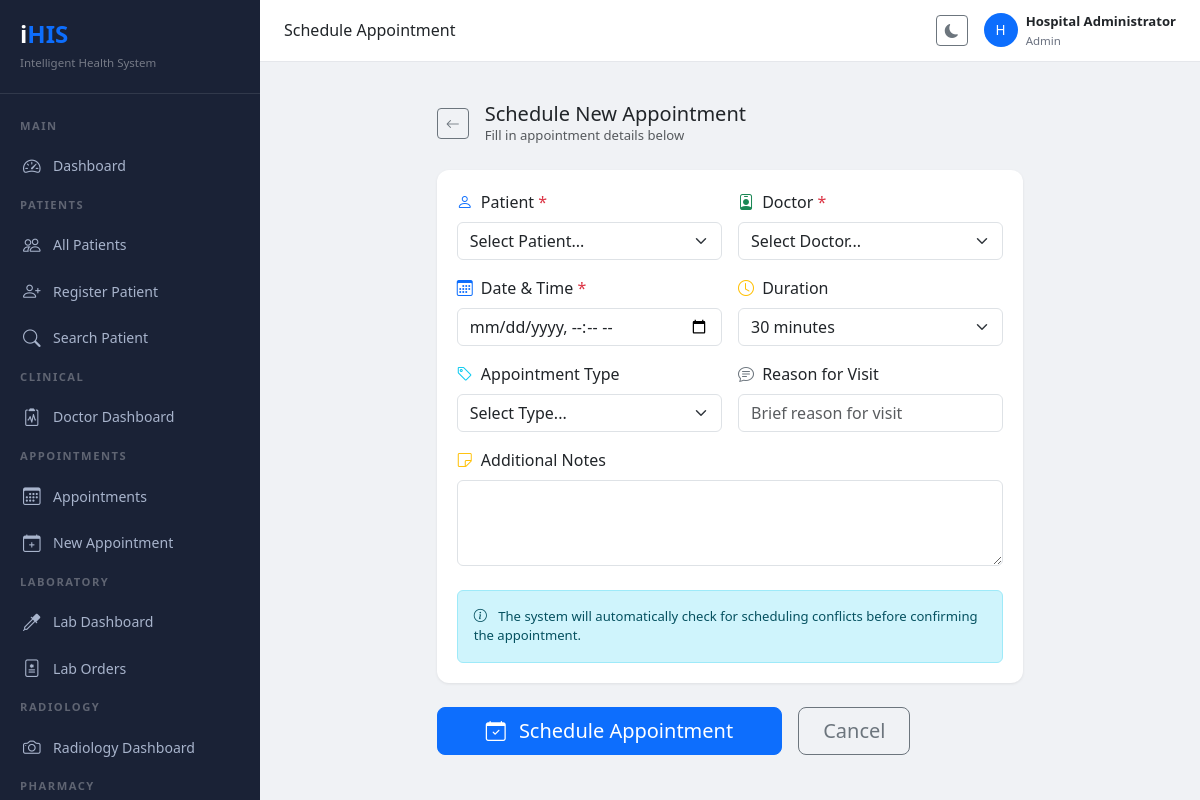
/reception/schedule-appointment (signed in), run on the app's committed database.
### models/user.py (models this page shows, shortened)
class User(UserMixin, db.Model):
    __tablename__ = 'users'
    id = db.Column(db.Integer, primary_key=True)
    username = db.Column(db.String(80), unique=True, nullable=False)
    email = db.Column(db.String(120), unique=True, nullable=False)
    password_hash = db.Column(db.String(255), nullable=False)
    role_id = db.Column(db.Integer, db.ForeignKey('roles.id'), nullable=False)
    full_name = db.Column(db.String(150))
    phone = db.Column(db.String(20))
    is_active = db.Column(db.Boolean, default=True)
    created_at = db.Column(db.DateTime, default=datetime.utcnow)
    updated_at = db.Column(db.DateTime, default=datetime.utcnow, onupdate=datetime.utcnow)
    deleted_at = db.Column(db.DateTime, nullable=True)
    last_login = db.Column(db.DateTime, nullable=True)

class Role(db.Model):
    __tablename__ = 'roles'
    id = db.Column(db.Integer, primary_key=True)
    name = db.Column(db.String(50), unique=True, nullable=False)
    description = db.Column(db.String(200))
    created_at = db.Column(db.DateTime, default=datetime.utcnow)
    users = db.relationship('User', backref='role', lazy=True)

### routes/reception.py (the view, shortened to what this page needs)
@reception.route('/schedule-appointment', methods=['GET', 'POST'])
@login_required
@reception_required
def schedule_appointment():
    patients = Patient.query.filter_by(deleted_at=None).all()
    doctors = User.query.all()
    return render_template('appointments/new.html',
                           patients=patients,
                           doctors=doctors)

### routes/reception.py (called while the page is built)
def reception_required(f):
    from functools import wraps
    @wraps(f)
    def decorated(*args, **kwargs):
        if current_user.role.name.lower() not in ['receptionist', 'admin', 'superadmin']:
            flash('Access denied.', 'danger')
            return redirect(url_for('auth.dashboard'))
        return f(*args, **kwargs)
    return decorated

### templates/appointments/new.html (shortened to what this page needs)
{% extends "base.html" %}
{% block page_title %}Schedule Appointment{% endblock %}
{% block content %}
<div class="row justify-content-center">
    <div class="col-md-8">
        <div class="d-flex align-items-center gap-3 mb-4">
            <a href="{{ url_for('appointment.index') }}"
               class="btn btn-outline-secondary btn-sm">
                <i class="bi bi-arrow-left"></i>
            </a>
            <div>
                <h5 class="fw-700 mb-0">Schedule New Appointment</h5>
                <p class="text-muted mb-0" style="font-size:0.82rem">
                    Fill in appointment details below
                </p>
            </div>
        </div>
        <form method="POST" action="{{ url_for('appointment.new') }}">
            <div class="table-card">
                <div class="row g-3">
                    <div class="col-md-6">
                        <label class="form-label fw-600">
                            <i class="bi bi-person me-1 text-primary"></i>
                            Patient <span class="text-danger">*</span>
                        </label>
                        <select name="patient_id"
                                class="form-select"
                                required>
                            <option value="">Select Patient...</option>
                        </select>
                    </div>
                    <div class="col-md-6">
                        <label class="form-label fw-600">
                            <i class="bi bi-person-badge me-1 text-success"></i>
                            Doctor <span class="text-danger">*</span>
                        </label>
                        <select name="doctor_id"
                                class="form-select"
                                required>
                            <option value="">Select Doctor...</option>
                        </select>
                    </div>
                    <div class="col-md-6">
                        <label class="form-label fw-600">
                            <i class="bi bi-calendar3 me-1 text-primary"></i>
                            Date & Time <span class="text-danger">*</span>
                        </label>
                        <input type="datetime-local"
                               name="scheduled_at"
                               class="form-control"
                               required>
                    </div>
                    <div class="col-md-6">
                        <label class="form-label fw-600">
                            <i class="bi bi-clock me-1 text-warning"></i>
                            Duration
                        </label>
                        <select name="duration" class="form-select">
                            <option value="30" selected>30 minutes</option>
                        </select>
                    </div>
                    <div class="col-md-6">
                        <label class="form-label fw-600">
                            <i class="bi bi-tag me-1 text-info"></i>
                            Appointment Type
                        </label>
                        <select name="appointment_type" class="form-select">
                            <option value="">Select Type...</option>
                        </select>
                    </div>
                    <div class="col-md-6">
                        <label class="form-label fw-600">
                            <i class="bi bi-chat-text me-1 text-secondary"></i>
                            Reason for Visit
                        </label>
                        <input type="text"
                               name="reason"
                               class="form-control"
                               placeholder="Brief reason for visit">
                    </div>
                    <div class="col-12">
                        <label class="form-label fw-600">
                            <i class="bi bi-sticky me-1 text-warning"></i>
                            Additional Notes
                        </label>
                        <textarea name="notes"
                                  class="form-control"
                                  rows="3"
                                  placeholder="Any additional notes...">
                        </textarea>
                    </div>
                </div>
                <div class="alert alert-info mt-4 mb-0"
                     style="font-size:0.82rem">
                    <i class="bi bi-info-circle me-2"></i>
                    The system will automatically check for scheduling
                    conflicts before confirming the appointment.
                </div>
            </div>
            <div class="d-flex gap-3 mt-4">
                <button type="submit"
                        class="btn btn-primary btn-lg px-5">
                    <i class="bi bi-calendar-check me-2"></i>
                    Schedule Appointment
                </button>
                <a href="{{ url_for('appointment.index') }}"
                   class="btn btn-outline-secondary btn-lg px-4">
                    Cancel
                </a>
            </div>
        </form>
    </div>
</div>
{% endblock %}

### templates/base.html (shortened to what this page needs)
<!DOCTYPE html>
<html lang="en" data-bs-theme="light">
<head>
    <link href="https://cdn.jsdelivr.net/npm/bootstrap@5.3.0/dist/css/bootstrap.min.css" rel="stylesheet">
    <link href="https://cdn.jsdelivr.net/npm/bootstrap-icons@1.11.0/font/bootstrap-icons.css" rel="stylesheet">
</head>
<body>
{% if current_user.is_authenticated %}
<div class="sidebar" id="sidebar">
    <div class="sidebar-brand">
        <h4>i<span>HIS</span></h4>
        <small style="color:rgba(255,255,255,0.4);font-size:0.72rem;">
            Intelligent Health System
        </small>
    </div>
    <div class="sidebar-menu">
        <div class="menu-label">Main</div>
        <a href="{{ url_for('auth.dashboard') }}" class="sidebar-link">
            <i class="bi bi-speedometer2"></i> Dashboard
        </a>
        {% if current_user.role.name in ['admin','superadmin','doctor','nurse','receptionist'] %}
        <div class="menu-label">Patients</div>
        <a href="{{ url_for('patient.index') }}" class="sidebar-link">
            <i class="bi bi-people"></i> All Patients
        </a>
        <a href="{{ url_for('patient.new') }}" class="sidebar-link">
            <i class="bi bi-person-plus"></i> Register Patient
        </a>
        <a href="{{ url_for('patient.search') }}" class="sidebar-link">
            <i class="bi bi-search"></i> Search Patient
        </a>
        {% endif %}
        {% if current_user.role.name in ['doctor','admin','superadmin'] %}
        <div class="menu-label">Clinical</div>
        <a href="{{ url_for('doctor.index') }}" class="sidebar-link">
            <i class="bi bi-clipboard2-pulse"></i> Doctor Dashboard
        </a>
        {% endif %}
        <div class="menu-label">Appointments</div>
        <a href="{{ url_for('appointment.index') }}" class="sidebar-link">
            <i class="bi bi-calendar3"></i> Appointments
        </a>
        <a href="{{ url_for('appointment.new') }}" class="sidebar-link">
            <i class="bi bi-calendar-plus"></i> New Appointment
        </a>
        {% if current_user.role.name in ['lab_tech','doctor','admin','superadmin'] %}
        <div class="menu-label">Laboratory</div>
        <a href="{{ url_for('laboratory.index') }}" class="sidebar-link">
            <i class="bi bi-eyedropper"></i> Lab Dashboard
        </a>
        <a href="{{ url_for('laboratory.orders') }}" class="sidebar-link">
            <i class="bi bi-file-medical"></i> Lab Orders
        </a>
        {% endif %}
        {% if current_user.role.name in ['radiologist','doctor','admin','superadmin'] %}
        <div class="menu-label">Radiology</div>
        <a href="{{ url_for('radiology.index') }}" class="sidebar-link">
            <i class="bi bi-camera"></i> Radiology Dashboard
        </a>
        {% endif %}
        {% if current_user.role.name in ['pharmacist','admin','superadmin'] %}
        <div class="menu-label">Pharmacy</div>
        {% endif %}
    </div>
</div>
<div class="main-content">
    <div class="topbar">
        <div class="d-flex align-items-center gap-3">
            <h6 class="mb-0 fw-600">
                {% block page_title %}Dashboard{% endblock %}
            </h6>
        </div>
        <div class="d-flex align-items-center gap-3">
            <button class="btn btn-sm btn-outline-secondary"
                    onclick="toggleDarkMode()">
                <i class="bi bi-moon-fill"></i>
            </button>
            <div class="d-flex align-items-center gap-2">
                <div class="rounded-circle bg-primary text-white d-flex
                            align-items-center justify-content-center"
                     style="width:34px;height:34px;font-size:0.85rem">
                    {{ current_user.full_name[0] if current_user.full_name else 'U' }}
                </div>
                <div>
                    <div style="font-size:0.82rem;font-weight:600">
                        {{ current_user.full_name }}
                    </div>
                    <div style="font-size:0.72rem;color:#6b7280">
                        {{ current_user.role.name | title }}
                    </div>
                </div>
            </div>
        </div>
    </div>
    <div class="px-4 pt-3">
    </div>
    <div class="content-area">
        {% block content %}{% endblock %}
    </div>
</div>
{% else %}
{% block auth_content %}{% endblock %}
{% endif %}
</body>
</html>

### templates/base.html (style rules this page uses)
:root { --sidebar-width: 260px; --primary: #0d6efd; --sidebar-bg: #1a2236; --sidebar-text: #a8b4cc; --sidebar-active: #ffffff; }
body { font-family: 'Segoe UI', sans-serif; background: #f0f2f5; }
.sidebar { width: var(--sidebar-width); min-height: 100vh; background: var(--sidebar-bg); position: fixed; top: 0; left: 0; z-index: 1000; overflow-y: auto; transition: all 0.3s; }
.sidebar-brand { padding: 20px; border-bottom: 1px solid rgba(255,255,255,0.1); }
.sidebar-brand h4 { color: #fff; font-weight: 800; margin: 0; }
.sidebar-brand span { color: #0d6efd; }
.sidebar-menu { padding: 16px 0; }
.menu-label { padding: 8px 20px; font-size: 0.7rem; text-transform: uppercase; letter-spacing: 1.5px; color: rgba(255,255,255,0.3); font-weight: 600; }
.sidebar-link { display: flex; align-items: center; gap: 10px; padding: 10px 20px; color: var(--sidebar-text); text-decoration: none; font-size: 0.88rem; transition: all 0.2s; border-left: 3px solid transparent; }
.sidebar-link i { font-size: 1.1rem; width: 20px; }
.main-content { margin-left: var(--sidebar-width); min-height: 100vh; }
.topbar { background: #fff; padding: 12px 24px; border-bottom: 1px solid #e5e7eb; display: flex; align-items: center; justify-content: space-between; position: sticky; top: 0; z-index: 999; }
.content-area { padding: 24px; }
.table-card { background: #fff; border-radius: 12px; padding: 20px; box-shadow: 0 1px 3px rgba(0,0,0,0.08); }

### data on the page
User: full_name "H", full_name "Hospital Administrator"
Role: role.name "Admin"
